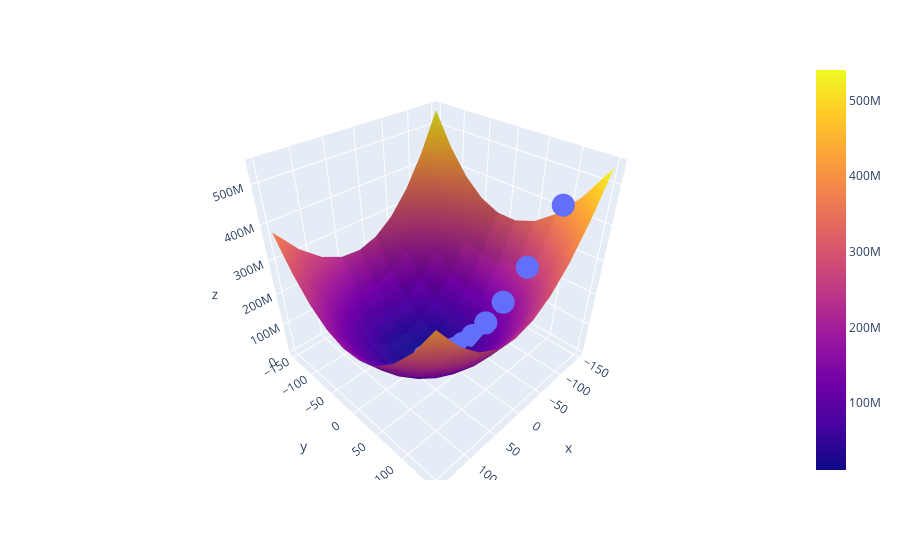

Here is the notebook cell this chart was saved with:
### Code cell
import plotly.express as px

fig = px.scatter_3d(x=np.array(all_m).ravel(), y=np.array(all_b).ravel(), z=np.array(all_cost).ravel()*100)

fig.add_trace(go.Surface(x = m_arr, y = b_arr, z =z_arr*100 ))

fig.show()

# converting to html file
# fig.write_html("cost_function2.html")
